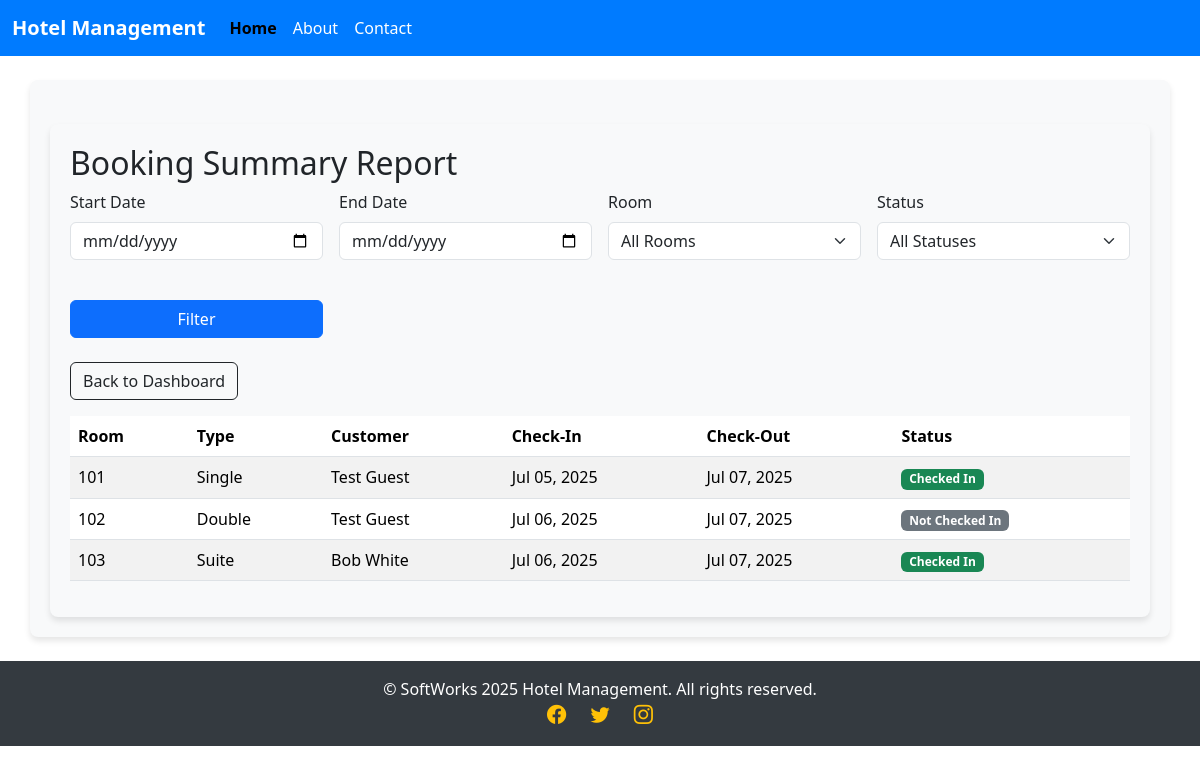
Page /reports/booking-summary/ (signed in) on the earlier database version.
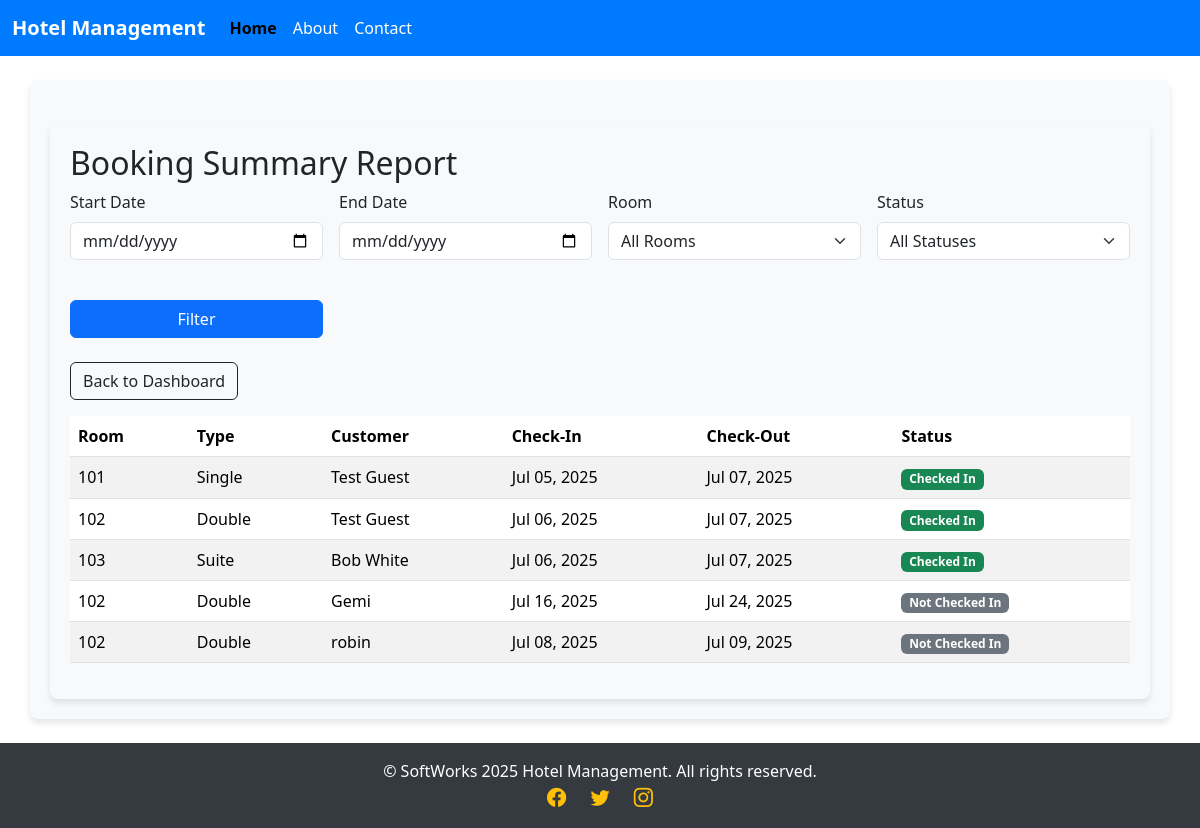
Same page on the later database version.
### hotel/models.py (models this page shows, shortened)
class Booking(models.Model):
    PAYMENT_STATUSES = [
        ('pending', 'Pending'),
        ('paid', 'Paid'),
        ('failed', 'Failed'),
        ('refunded', 'Refunded'),
    ]
    guest = models.ForeignKey(Guest, on_delete=models.CASCADE, related_name='bookings')
    room = models.ForeignKey(Room, on_delete=models.CASCADE, related_name='bookings')
    check_in = models.DateField()
    check_out = models.DateField()
    total_price = models.DecimalField(max_digits=10, decimal_places=2, blank=True, null=True)  # Allow blank for auto-computation
    payment_status = models.CharField(
        max_length=10,
        choices=PAYMENT_STATUSES,
        default='pending'
    )
    created_at = models.DateTimeField(auto_now_add=True)
    is_checked_in = models.BooleanField(default=False)  # Added field for check-in status

class Room(models.Model):
    ROOM_TYPES = (
        ('single', 'Single'),
        ('double', 'Double'),
        ('suite', 'Suite'),
    )
    number = models.CharField(max_length=10)
    room_type = models.CharField(max_length=10, choices=ROOM_TYPES)
    capacity = models.IntegerField()
    price = models.DecimalField(max_digits=10, decimal_places=2)
    is_available = models.BooleanField(default=True)

class Guest(models.Model):
    name = models.CharField(max_length=100)
    email = models.EmailField()
    phone = models.CharField(max_length=20, blank=True, null=True)  # Allow blank for optional phone
    address = models.TextField(blank=True, null=True)  # Allow blank for optional address
    date_of_birth = models.DateField(blank=True, null=True)  # Optional date of birth
    notes = models.TextField(blank=True, null=True)  # Optional notes about the guest

### hotel/views.py (the view)
# urls.py: path('reports/booking-summary/', views.booking_summary, name='booking_summary'),
@login_required
def booking_summary(request):
    bookings = Booking.objects.select_related('room').all()
    start_date = request.GET.get('start_date')
    end_date = request.GET.get('end_date')
    status = request.GET.get('status')
    room_id = request.GET.get('room')
    if start_date:
        bookings = bookings.filter(check_in__gte=start_date)
    if end_date:
        bookings = bookings.filter(check_out__lte=end_date)
    if status == 'checked_in':
        bookings = bookings.filter(is_checked_in=True)
    elif status == 'not_checked_in':
        bookings = bookings.filter(is_checked_in=False)
    if room_id:
        bookings = bookings.filter(room__id=room_id)
    return render(request, 'hotel/booking_summary.html', {
        'bookings': bookings,
        'rooms': Room.objects.all(),
        'start_date': start_date,
        'end_date': end_date,
        'status': status,
        'room_id': room_id,
    })

### hotel/templates/hotel/booking_summary.html (shortened to what this page needs)
{% extends 'hotel/base.html' %}
{% block content %}
<div class="container mt-4">
    <h2>Booking Summary Report</h2>
    <form method="get" class="row g-3 mb-4">
        <div class="col-md-3">
            <label for="start_date" class="form-label">Start Date</label>
            <input type="date" name="start_date" id="start_date" class="form-control" value="{{ start_date }}">
        </div>
        <div class="col-md-3">
            <label for="end_date" class="form-label">End Date</label>
            <input type="date" name="end_date" id="end_date" class="form-control" value="{{ end_date }}">
        </div>
        <div class="col-md-3">
            <label for="room" class="form-label">Room</label>
            <select name="room" id="room" class="form-select">
                <option value="">All Rooms</option>
            </select>
        </div>
        <div class="col-md-3">
            <label for="status" class="form-label">Status</label>
            <select name="status" id="status" class="form-select">
                <option value="">All Statuses</option>
            </select>
        </div>
        <div class="col-md-3">
            <button type="submit" class="btn btn-primary mt-4 w-100">Filter</button>
        </div>
    </form>
    <a href="{% url 'dashboard' %}" class="btn btn-outline-dark mb-3">Back to Dashboard</a>
    <table class="table table-striped">
        <thead>
            <tr>
                <th>Room</th>
                <th>Type</th>
                <th>Customer</th>
                <th>Check-In</th>
                <th>Check-Out</th>
                <th>Status</th>
            </tr>
        </thead>
        <tbody>
            {% for booking in bookings %}
            <tr>
                <td>{{ booking.room.number }}</td>
                <td>{{ booking.room.get_room_type_display }}</td>
                <td>{{ booking.guest.name }}</td>
                <td>{{ booking.check_in|date:"M d, Y" }}</td>
                <td>{{ booking.check_out|date:"M d, Y" }}</td>
                <td>
                    {% if booking.is_checked_in %}
                        <span class="badge bg-success">Checked In</span>
                    {% else %}
                        <span class="badge bg-secondary">Not Checked In</span>
                    {% endif %}
                </td>
            </tr>
            {% empty %}
            <tr>
                <td colspan="6" class="text-center">No bookings found.</td>
            </tr>
            {% endfor %}
        </tbody>
    </table>
</div>
{% endblock %}

Differences in the rows shown:
changed Booking (number 2 of 5 on the later page): is_checked_in "Not Checked In" → "Checked In"
added Booking: room.number "102", room.room_type "Double", guest.name "Gemi", check_in "Jul 16, 2025", check_out "Jul 24, 2025", is_checked_in "Not Checked In"
added Booking: room.number "102", room.room_type "Double", guest.name "robin", check_in "Jul 08, 2025", check_out "Jul 09, 2025", is_checked_in "Not Checked In"
